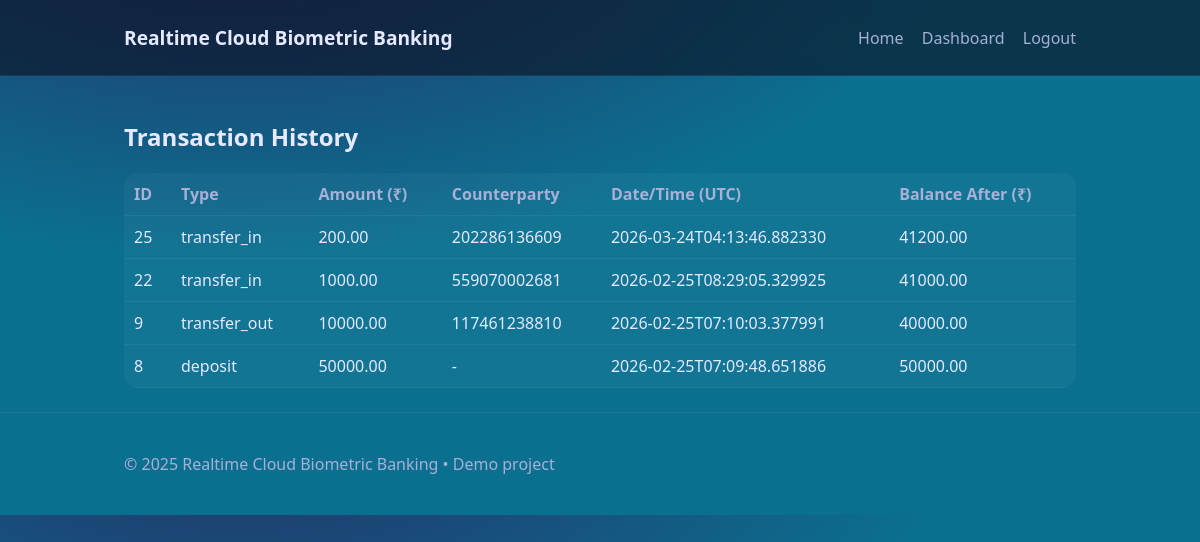
The page /history (signed in) on the database its author committed.
### tables this page shows
CREATE TABLE transactions (
            id INTEGER PRIMARY KEY AUTOINCREMENT,
            user_id INTEGER NOT NULL,
            type TEXT NOT NULL, -- 'deposit', 'transfer_out', 'transfer_in'
            amount REAL NOT NULL,
            counterparty_ac TEXT, -- target/source account number
            created_at TEXT NOT NULL,
            balance_after REAL NOT NULL,
            FOREIGN KEY(user_id) REFERENCES users(id) ON DELETE CASCADE
        );

### app.py (the view)
@app.route("/history")
@logged_in_required
def history():
    conn = get_db()
    cur = conn.cursor()
    cur.execute("SELECT * FROM transactions WHERE user_id=? ORDER BY datetime(created_at) DESC", (session["user_id"],))
    txns = cur.fetchall()
    conn.close()
    user, account = get_user_and_account(session["user_id"])
    return render_template("history.html", user=user, account=account, txns=txns, app_name=APP_NAME)

### app.py (called while the page is built)
def get_db():
    conn = sqlite3.connect(DATABASE, detect_types=sqlite3.PARSE_DECLTYPES, check_same_thread=False)
    conn.row_factory = sqlite3.Row
    return conn

def logged_in_required(f):
    @wraps(f)
    def wrapper(*args, **kwargs):
        if not session.get("user_id"):
            flash("Please log in first.", "warning")
            return redirect(url_for("login"))
        return f(*args, **kwargs)
    return wrapper

def get_user_and_account(user_id):
    conn = get_db()
    cur = conn.cursor()
    cur.execute("SELECT * FROM users WHERE id=?", (user_id,))
    user = cur.fetchone()
    cur.execute("SELECT * FROM accounts WHERE user_id=?", (user_id,))
    account = cur.fetchone()
    conn.close()
    return user, account

### templates/history.html (shortened to what this page needs)
{% extends "base.html" %}
{% block content %}
<h2>Transaction History</h2>
<table class="table">
  <thead>
    <tr>
      <th>ID</th>
      <th>Type</th>
      <th>Amount (₹)</th>
      <th>Counterparty</th>
      <th>Date/Time (UTC)</th>
      <th>Balance After (₹)</th>
    </tr>
  </thead>
  <tbody>
    {% for t in txns %}
      <tr>
        <td>{{ t.id }}</td>
        <td>{{ t.type }}</td>
        <td>{{ '%.2f' % t.amount }}</td>
        <td>{{ t.counterparty_ac or '-' }}</td>
        <td>{{ t.created_at }}</td>
        <td>{{ '%.2f' % t.balance_after }}</td>
      </tr>
    {% else %}
      <tr><td colspan="6" class="muted">No transactions yet.</td></tr>
    {% endfor %}
  </tbody>
</table>
{% endblock %}

### templates/base.html (shortened to what this page needs)
<!doctype html>
<html lang="en">
<head>
  <link href="{{ url_for('static', filename='css/styles.css') }}" rel="stylesheet" />
</head>
<body>
  <header class="site-header">
    <div class="container nav">
      <a class="brand" href="{{ url_for('index') }}">{{ app_name }}</a>
      <nav>
        <a href="{{ url_for('index') }}">Home</a>
        {% if session.get('user_id') %}
          <a href="{{ url_for('dashboard') }}">Dashboard</a>
          <a href="{{ url_for('logout') }}">Logout</a>
        {% elif session.get('is_admin') %}
          <a href="{{ url_for('admin_dashboard') }}">Admin</a>
          <a href="{{ url_for('admin_logout') }}">Logout</a>
        {% else %}
          <a href="{{ url_for('register') }}">Register</a>
          <a href="{{ url_for('login') }}">User Login</a>
          <a href="{{ url_for('admin_login') }}">Admin</a>
        {% endif %}
      </nav>
    </div>
  </header>
  <main class="container">
    {% block content %}{% endblock %}
  </main>
  <footer class="site-footer">
    <div class="container">
      <p>&copy; {{ 2025 }} {{ app_name }} • Demo project</p>
    </div>
  </footer>
</body>
</html>

### static/css/styles.css (style rules this page uses)
:root { --bg:#0b1020; --card:#121938; --text:#e6e9ff; --muted:#a8b0d6; --accent:#6c8ef5; --accent-2:#7ef0d4; --danger:#ff6b6b; --success:#38d07a; --warning:#ffd166; }
* { box-sizing:border-box }
body { margin:0; font-family:system-ui,-apple-system,Segoe UI,Roboto,Ubuntu,Helvetica,Arial,sans-serif; background: radial-gradient(1200px 600px at 20% -20%, #243067 0%, #0b7090 60%), var(--bg); color:var(--text); }
.container { max-width:1000px;margin:0 auto;padding:24px }
.site-header { position:sticky;top:0;backdrop-filter: blur(10px);background:rgba(11,16,32,.6);border-bottom:1px solid rgba(255,255,255,.06);z-index:10 }
.nav { display:flex;align-items:center;justify-content:space-between }
.brand { font-weight:700;color:var(--text);text-decoration:none;font-size:1.2rem }
nav a { color:var(--muted);margin-left:14px;text-decoration:none }
.site-footer { border-top:1px solid rgba(255,255,255,.06);color:var(--muted) }
.table { width:100%;border-collapse:collapse;background:rgba(255,255,255,.03);border-radius:14px;overflow:hidden }
.table th,.table td { padding:10px;border-bottom:1px solid rgba(255,255,255,.06);text-align:left }
.table th { color:var(--muted);font-weight:600 }

### rows shown on the page
transactions: id "25", type "transfer_in", amount "200.00", counterparty_ac "202286136609", created_at "2026-03-24T04:13:46.882330", balance_after "41200.00"
transactions: id "22", type "transfer_in", amount "1000.00", counterparty_ac "559070002681", created_at "2026-02-25T08:29:05.329925", balance_after "41000.00"
transactions: id "9", type "transfer_out", amount "10000.00", counterparty_ac "117461238810", created_at "2026-02-25T07:10:03.377991", balance_after "40000.00"
transactions: id "8", type "deposit", amount "50000.00", counterparty_ac "-", created_at "2026-02-25T07:09:48.651886", balance_after "50000.00"

### other values the page prints
{{ app_name }} "Realtime Cloud Biometric Banking"
{{ 2025 }} "2025"
